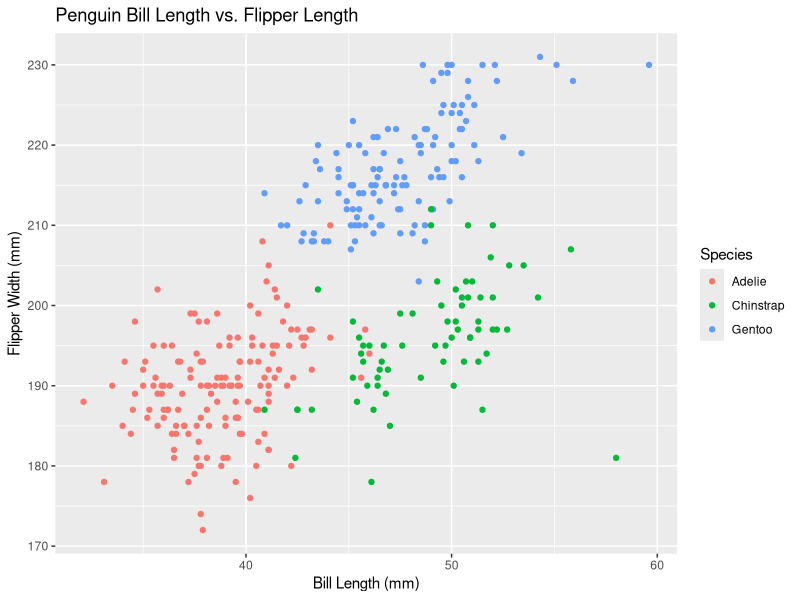
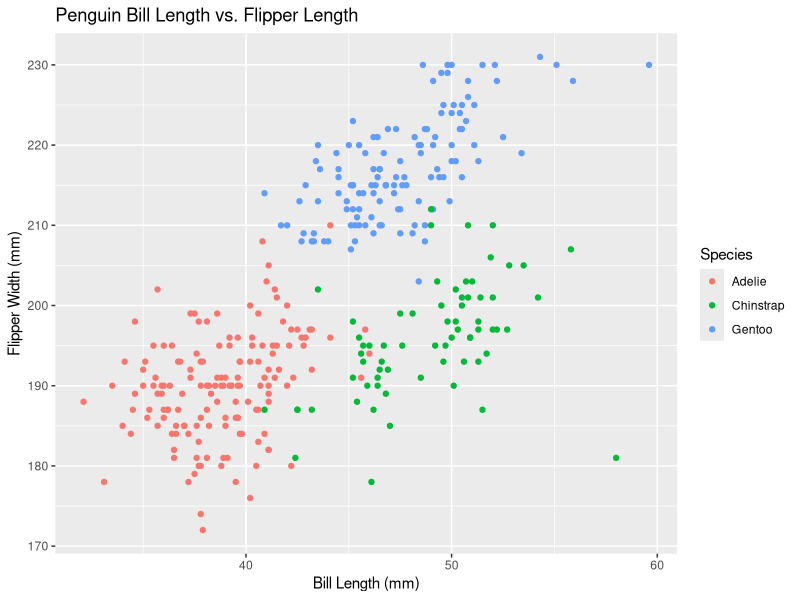

Write the R code that produced these figures, in order.
## ---- chunk 1
library(tidyverse)
## ---- chunk 2

data("penguins", package = "palmerpenguins")

# code to get all column names
columns_names = colnames(penguins)

# code to find the notable values of categorical variables

species_types = penguins %>% pull(species) %>% unique()
island_types = penguins %>% pull(island) %>% unique()
sex_types = penguins %>% pull(sex) %>% unique()
years_included = penguins %>% pull(year) %>% unique()

# code to find the number of rows and columns
col_num = ncol(penguins)
row_num = nrow(penguins)

# code to find the mean flipper length
mean_flipper_length = 
  penguins %>%
    pull(flipper_length_mm) %>%
    mean(na.rm=TRUE)

## ---- chunk 3
ggplot(penguins, aes(x = bill_length_mm, y = flipper_length_mm)) + geom_point(aes(color = species), na.rm=TRUE) +
  ggtitle("Penguin Bill Length vs. Flipper Length") +
  xlab("Bill Length (mm)") +
  ylab("Flipper Width (mm)") +
  labs(col="Species")

# export the scatterplot 
ggsave("penguins_scatterplot.png")

